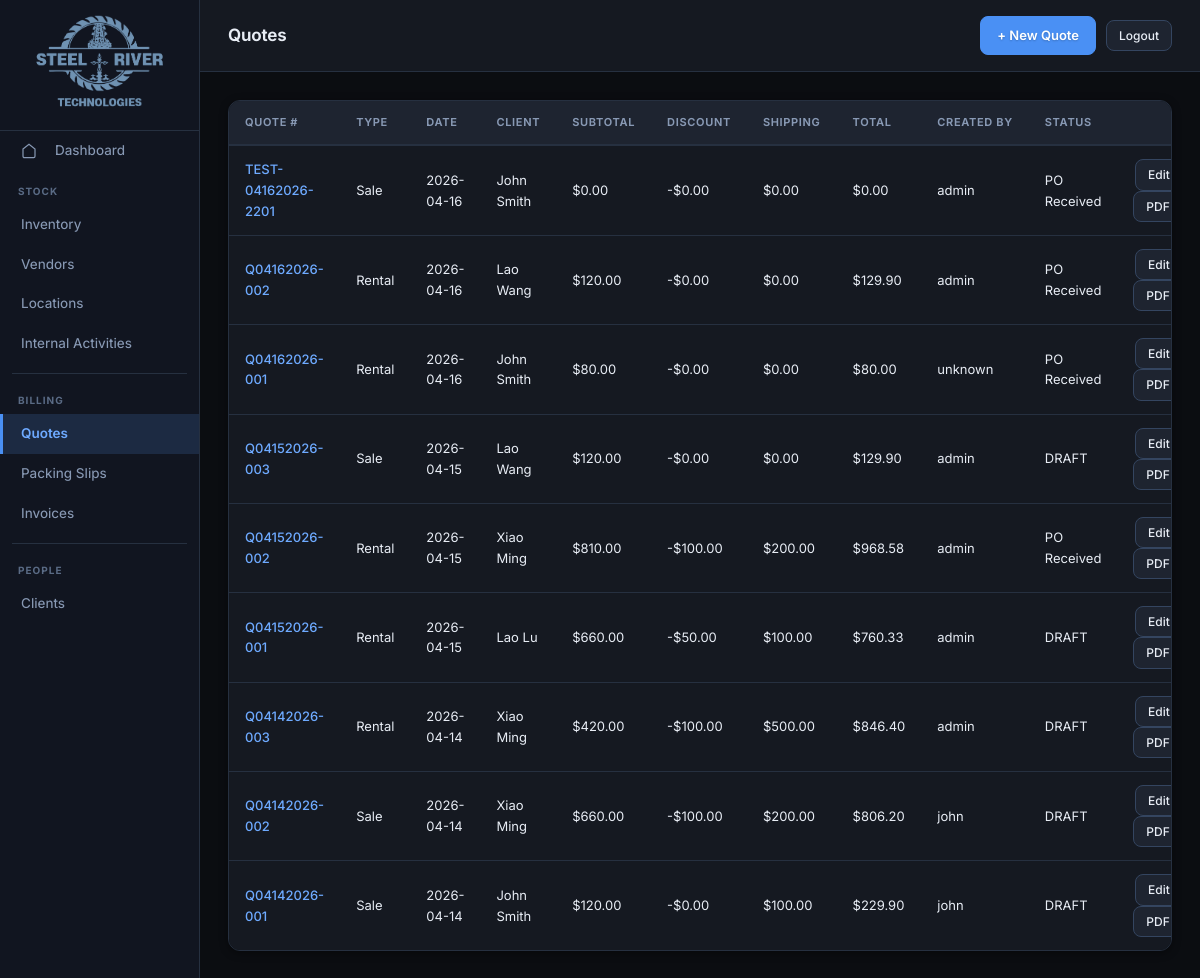
The app's page /quotes/, older data.
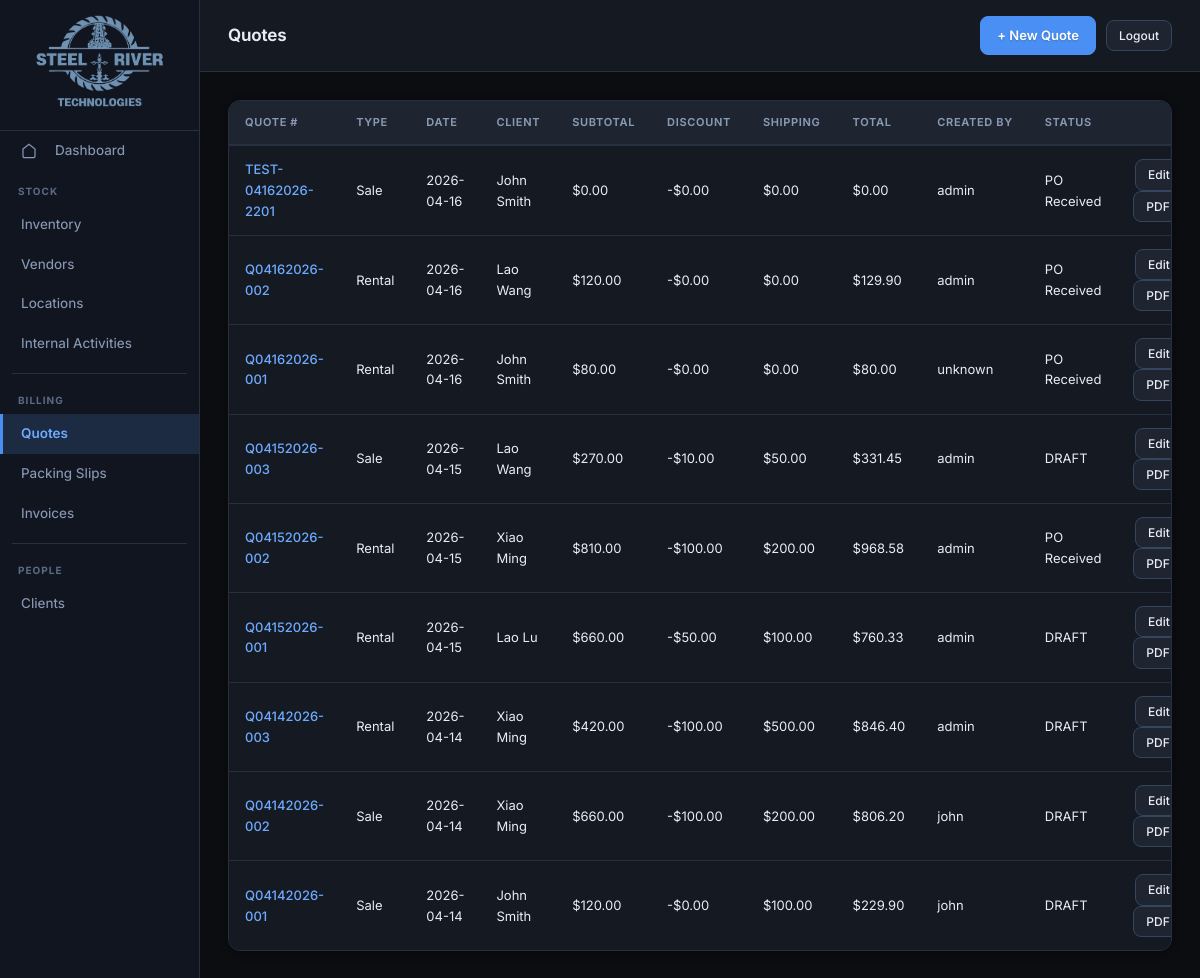
The same page, newer data.
### tables this page shows
CREATE TABLE "Quote" (
    quote_number TEXT PRIMARY KEY,
    quote_type TEXT,
    quote_date TEXT NOT NULL,
    quote_expiration_date TEXT,
    payment_term TEXT,
    ship_to TEXT,
    ship_from TEXT,
    sales_tax_rate REAL DEFAULT 0,
    rental_days INTEGER,
    discount REAL DEFAULT 0,
    shipping_cost REAL DEFAULT 0,
    client_id TEXT,
    created_by TEXT,
    created_at TEXT,
    modified_by TEXT,
    modified_at TEXT
, contact_person TEXT, status TEXT DEFAULT DRAFT);

CREATE TABLE Clients (
    client_id INTEGER PRIMARY KEY AUTOINCREMENT,
    name TEXT NOT NULL,
    department TEXT,
    company TEXT,
    phone TEXT,
    email TEXT,
    site_address TEXT,
    billing_address TEXT
, created_by TEXT, created_at TEXT, modified_by TEXT, modified_at TEXT);

### app/routes/quotes.py (the view)
@router.get("/", response_class=HTMLResponse)
def quotes_list(request: Request):
    db = get_db()
    quotes = db.execute("""
        SELECT q.*, c.name as client_name
        FROM Quote q
        LEFT JOIN Clients c ON q.client_id = c.client_id
        ORDER BY q.created_at DESC
    """).fetchall()
    quotes_list = [dict(q) for q in quotes]
    for q in quotes_list:
        items = db.execute(
            "SELECT SUM(quantity * quoted_price) as subtotal FROM Quote_Items WHERE quote_number = ?",
            (q["quote_number"],),
        ).fetchone()
        item_subtotal = float(items["subtotal"]) if items and items["subtotal"] else 0.0
        rental_days = int(q.get("rental_days") or 0)
        if rental_days:
            item_subtotal = item_subtotal * rental_days
        tax_rate = float(q.get("sales_tax_rate") or 0)
        discount = float(q.get("discount") or 0)
        shipping = float(q.get("shipping_cost") or 0)
        tax = (item_subtotal - discount) * tax_rate
        total = (item_subtotal - discount) * (1 + tax_rate) + shipping
        q["subtotal_value"] = item_subtotal
        q["discount_value"] = discount
        q["shipping_value"] = shipping
        q["total_value"] = total
    close_db()
    return templates.TemplateResponse(
        "quotes/list.html", {"request": request, "quotes": quotes_list}
    )

### app/templates/quotes/list.html (shortened to what this page needs)
{% extends "base.html" %}
{% block page_title %}Quotes{% endblock %}
{% set active = "quotes" %}
{% block topbar_actions %}
<a href="/quotes/new" class="btn btn-primary">+ New Quote</a>
{% endblock %}
{% block content %}
{% if quotes %}
<div class="table-wrap">
<table>
  <thead>
    <tr>
      <th>Quote #</th>
      <th>Type</th>
      <th>Date</th>
      <th>Client</th>
      <th>Subtotal</th>
      <th>Discount</th>
      <th>Shipping</th>
      <th>Total</th>
      <th>Created By</th>
      <th>Status</th>
      <th></th>
    </tr>
  </thead>
  <tbody>
  {% for q in quotes %}
  <tr>
    <td><a href="/quotes/{{ q.quote_number }}">{{ q.quote_number }}</a></td>
    <td>{{ "Sale" if q.quote_type == "SALE" else "Rental" }}</td>
    <td>{{ q.quote_date }}</td>
    <td>{{ q.client_name or "—" }}</td>
    <td>${{ "%.2f"|format(q.subtotal_value|float) }}</td>
    <td>-${{ "%.2f"|format(q.discount_value|float) }}</td>
    <td>${{ "%.2f"|format(q.shipping_value|float) }}</td>
    <td>${{ "%.2f"|format(q.total_value|float) }}</td>
    <td>{{ q.created_by or "-" }}</td>
    <td>{{ q.status or "Draft" }}</td>
    <td style="text-align:right;">
      <a href="/quotes/{{ q.quote_number }}" class="btn btn-sm">Edit</a>
      <a href="/quotes/{{ q.quote_number }}/pdf" class="btn btn-sm" target="_blank">PDF</a>
    </td>
  </tr>
  {% endfor %}
  </tbody>
</table>
</div>
{% endif %}
{% endblock %}

Row changes from the older to the newer data that the page shows:
changed Quote "Q04152026-003": subtotal_value "120.00" → "270.00"; discount_value "0.00" → "10.00"; shipping_value "0.00" → "50.00"; total_value "129.90" → "331.45"
